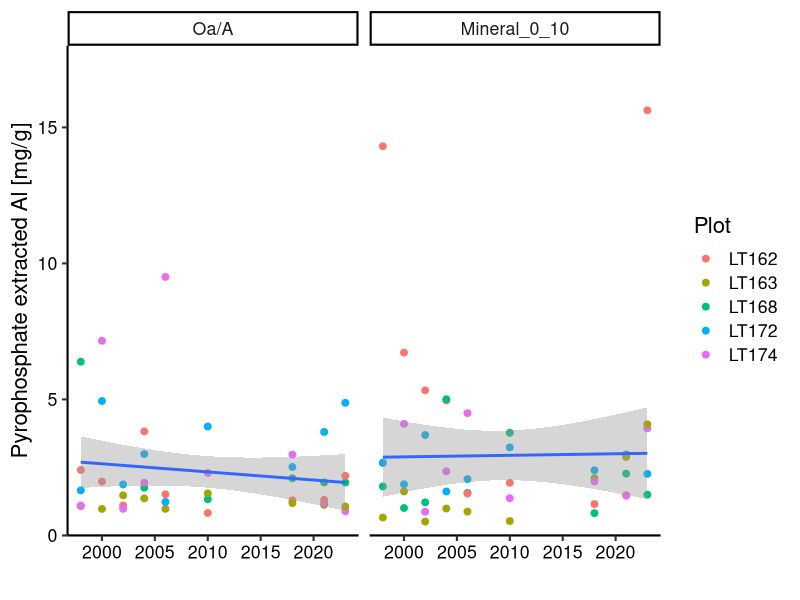
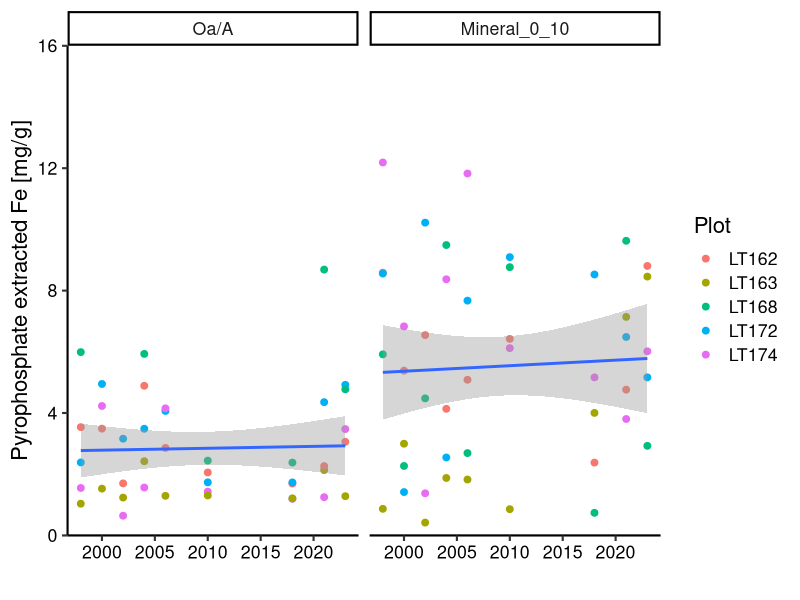
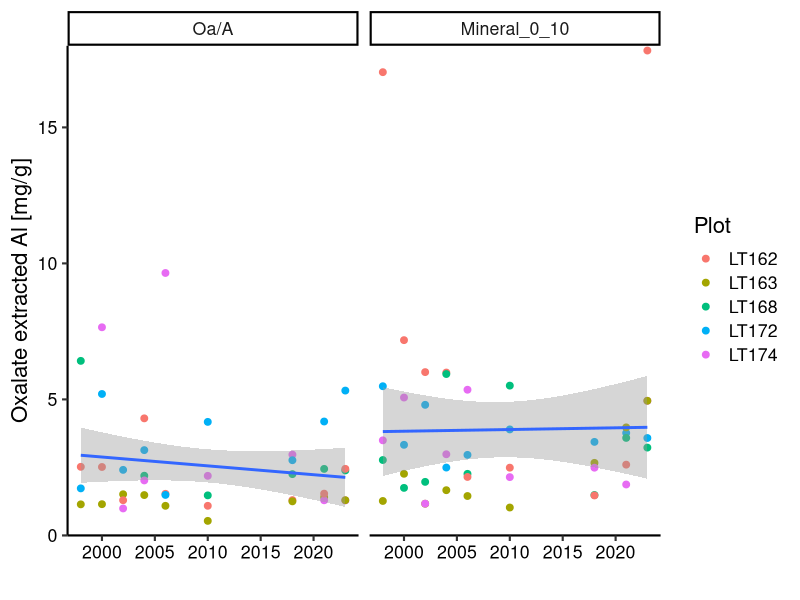
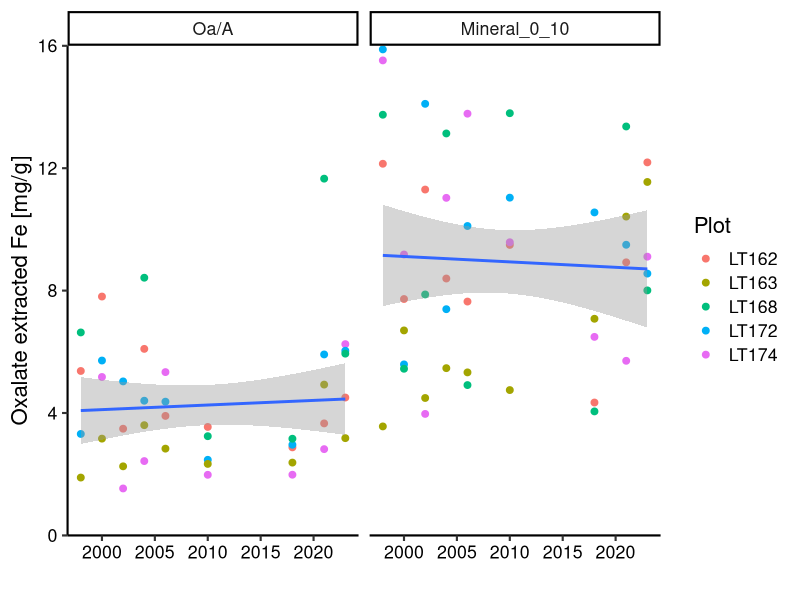
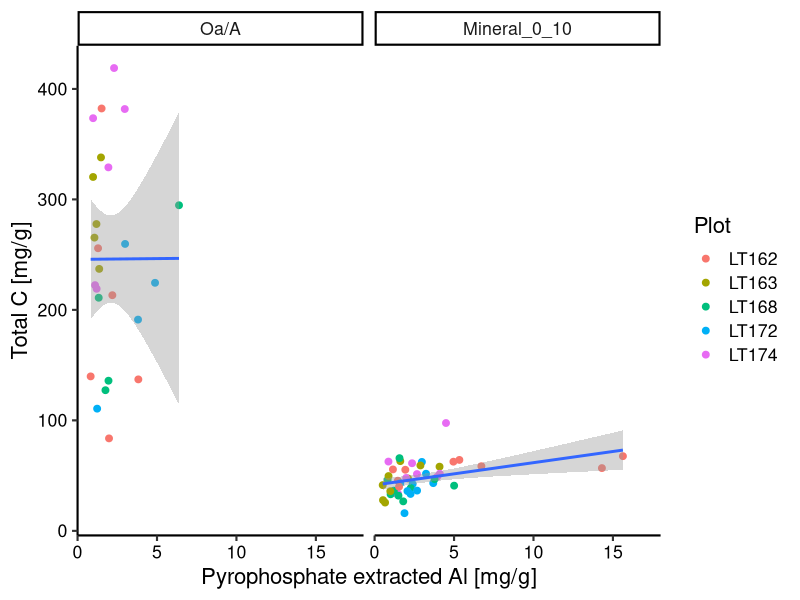
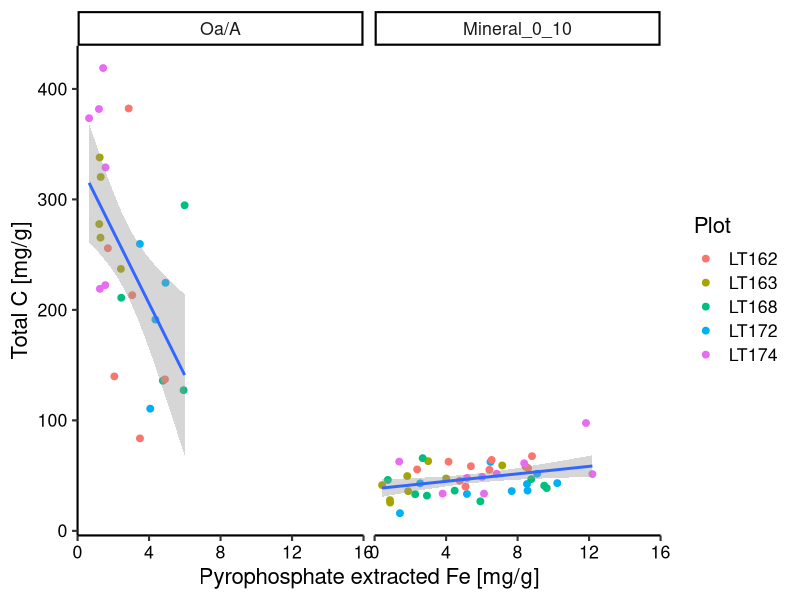
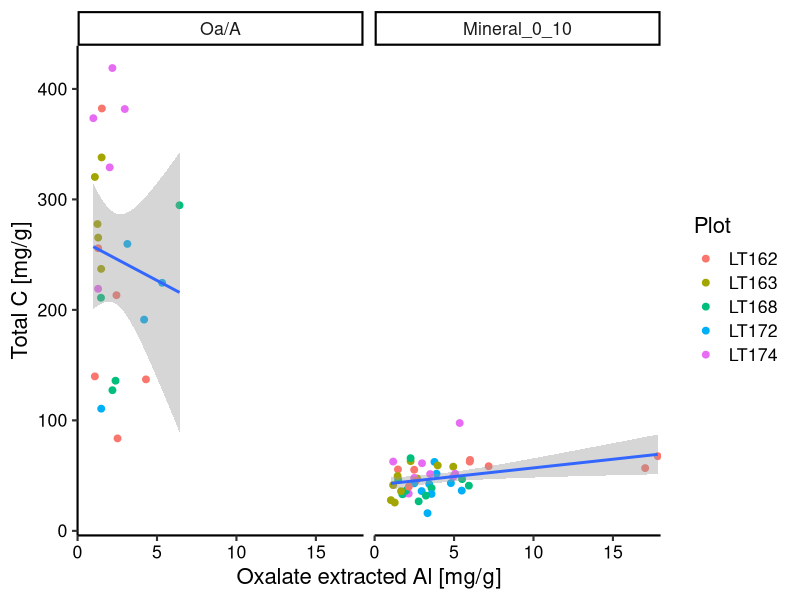
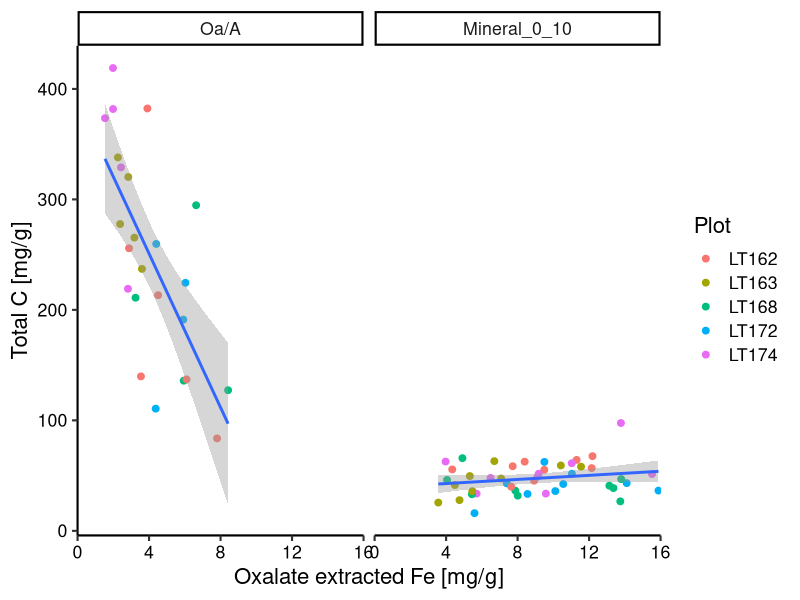

R code for these plots, in order:
## Hubbard Brook archived soil samples project ##
## Selective metal analysis ##
## Sophie von Fromm ##
## 2024-08-01 ##

library(tidyverse)

# Load HBEF data
HBEF_data <- read_csv("./Data/HBEF_data_all_2024-08-15.csv") %>% 
  # not needed once field notes are entered
  dplyr::select(-c(Plot_1_Horizons:Notes))

head(HBEF_data)

HBEF_data$Horizon <- factor(HBEF_data$Horizon,
                            levels = c("Oi/Oe", "Oa/A", "Mineral_0_10"),
                            ordered = TRUE)

#Function to plot metal data over time by horizon
fun_metal_time <- function(metal){
  HBEF_data %>% 
    drop_na(.data[[metal]]) %>% 
    ggplot(aes(x = Year, y = .data[[metal]])) +
    geom_point(aes(color = Plot), size = 2) +
    theme_classic(base_size = 16) +
    theme(axis.text = element_text(color = "black")) +
    facet_wrap(~Horizon) +
    geom_smooth(method = "lm") +
    scale_x_continuous("", limits = c(1998,2023))
}

#pyro Al
fun_metal_time("al_pyr_mg_g") +
  scale_y_continuous("Pyrophosphate extracted Al [mg/g]", limits = c(0,18),
                     expand = c(0,0))

#pyro Fe
fun_metal_time("fe_pyr_mg_g") +
  scale_y_continuous("Pyrophosphate extracted Fe [mg/g]", limits = c(0,16),
                     expand = c(0,0))

#oxal Al
fun_metal_time("al_ox_mg_g") +
  scale_y_continuous("Oxalate extracted Al [mg/g]", limits = c(0,18),
                     expand = c(0,0))

#oxal Fe
fun_metal_time("fe_ox_mg_g") +
  scale_y_continuous("Oxalate extracted Fe [mg/g]", limits = c(0,16),
                     expand = c(0,0))

#Function to plot metal data against by horizon
fun_metal_oc <- function(metal){
  HBEF_data %>% 
    drop_na(.data[[metal]], `Measured_%_C`) %>% 
    ggplot(aes(y = `Measured_%_C`*10, x = .data[[metal]])) +
    geom_point(aes(color = Plot), size = 2) +
    theme_classic(base_size = 16) +
    theme(axis.text = element_text(color = "black")) +
    facet_wrap(~Horizon) +
    geom_smooth(method = "lm") +
    scale_y_continuous("Total C [mg/g]")
}

#pyro Al
fun_metal_oc("al_pyr_mg_g") +
  scale_x_continuous("Pyrophosphate extracted Al [mg/g]", limits = c(0,18),
                     expand = c(0,0))

#pyro Fe
fun_metal_oc("fe_pyr_mg_g") +
  scale_x_continuous("Pyrophosphate extracted Fe [mg/g]", limits = c(0,16),
                     expand = c(0,0))

#oxal Al
fun_metal_oc("al_ox_mg_g") +
  scale_x_continuous("Oxalate extracted Al [mg/g]", limits = c(0,18),
                     expand = c(0,0))

#oxal Fe
fun_metal_oc("fe_ox_mg_g") +
  scale_x_continuous("Oxalate extracted Fe [mg/g]", limits = c(0,16),
                     expand = c(0,0))




HBEF_data %>% 
  drop_na(fe_pyr_mg_g) %>% 
  group_by(Horizon, Year) %>% 
  summarise(mean = mean(fe_pyr_mg_g),
            sd = sd(fe_pyr_mg_g)) %>% 
  ggplot(aes(x = Year)) +
  geom_point(aes(y = mean), size = 2) +
  geom_errorbar(aes(ymin = mean - sd, ymax = mean + sd), width = 0.5) +
  theme_classic(base_size = 16) +
  theme(axis.text = element_text(color = "black")) +
  facet_wrap(~Horizon) +
  scale_x_continuous("", limits = c(1998,2023)) +
  scale_y_continuous("Pyrophosphate extracted Fe [mg/g]")


